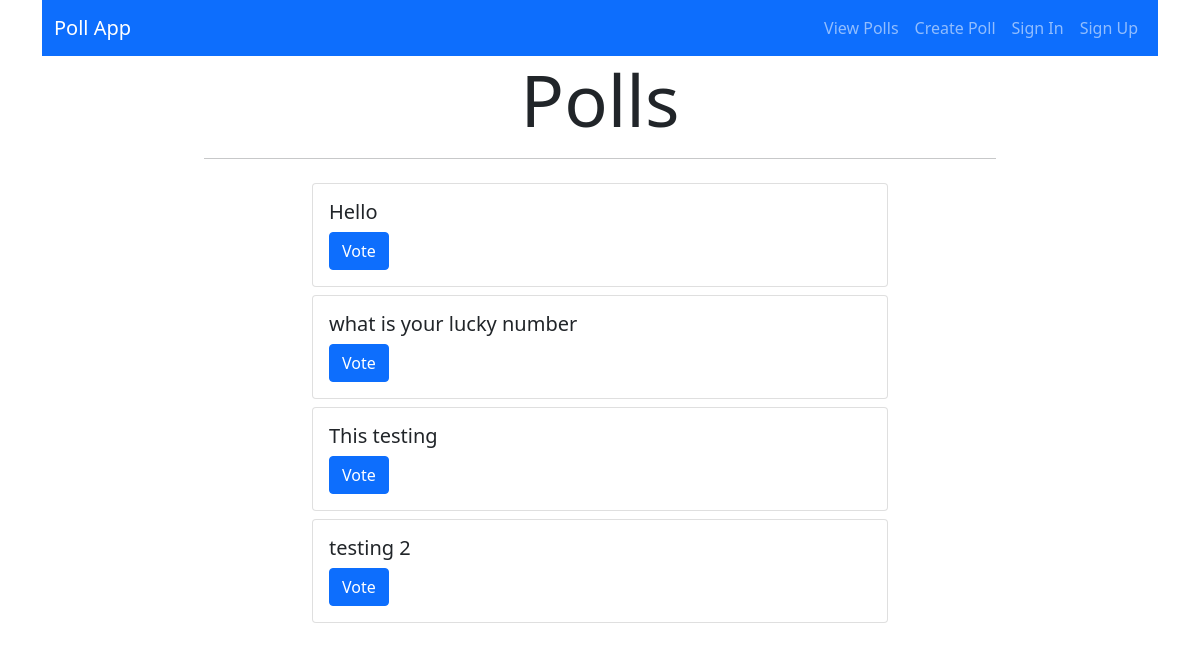
Page /polls/viewpoll on the committed database.
### tables this page shows
CREATE TABLE polldata (
	id INTEGER PRIMARY KEY,
	question TEXT NOT NULL,
  user_id INTEGER NOT NULL,
	closedate DATE,
	FOREIGN KEY (user_id) references userdata(id) ON DELETE CASCADE
);

### pollapp/polls.py (the view)
@bp.route("/viewpoll")
def viewpoll():
    conn = db.get_db()
    cur = conn.cursor()
    cur.execute("SELECT id, question FROM polldata")
    poll_list = cur.fetchall()
    cur.close()
    if (request.accept_mimetypes.best == 'application/json'):
        return jsonify(dict(polls = [dict(id=id, question=question) for id, question in poll_list]))
    else:
        return render_template("viewpoll.html", poll_list=poll_list )

### pollapp/auth.py (called while the page is built, shortened)
@bp.before_app_request
def load_logged_in_user():
  user_id = session.get("user_id")
  if user_id is None:
    g.user = None

### pollapp/db.py (called while the page is built)
def get_db():
    if 'db' not in g:
        dbname = current_app.config['DATABASE']
        print(dbname)
        g.db = sqlite3.connect(dbname)
        g.db.execute("PRAGMA foreign_keys = ON;")
    return g.db

### pollapp/templates/viewpoll.html
{% extends 'base.html' %}
{% block main %}
<div class="row justify-content-center">
  <div class="col-8">
    <h1 class="display-2 text-center">Polls</h1>
    <hr>
  </div>
  {% for id, question in poll_list %}
  <div class="row justify-content-center pt-2">
  <div class="col-6">
    <div class="card">
      <div class="card-body">
        <h5 class="card-title">{{ question }}</h5>
        <a href="{{url_for('polls.pollform', qid=id)}}" class="btn btn-primary">Vote</a>
      </div>
    </div>
  </div>
  </div>
  {% endfor %}
</div>
{% endblock %}

### rows in the picture
polldata: question "Hello"
polldata: question "what is your lucky number"
polldata: question "This testing"
polldata: question "testing 2"
